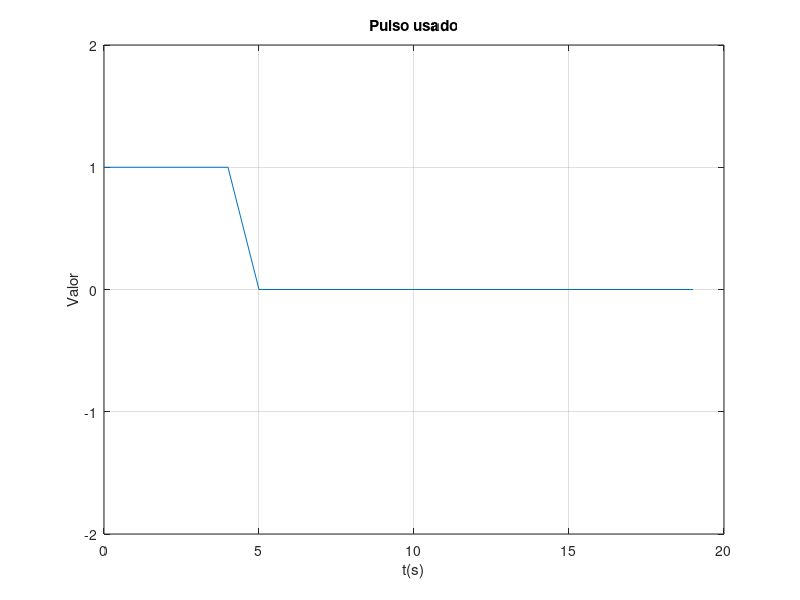
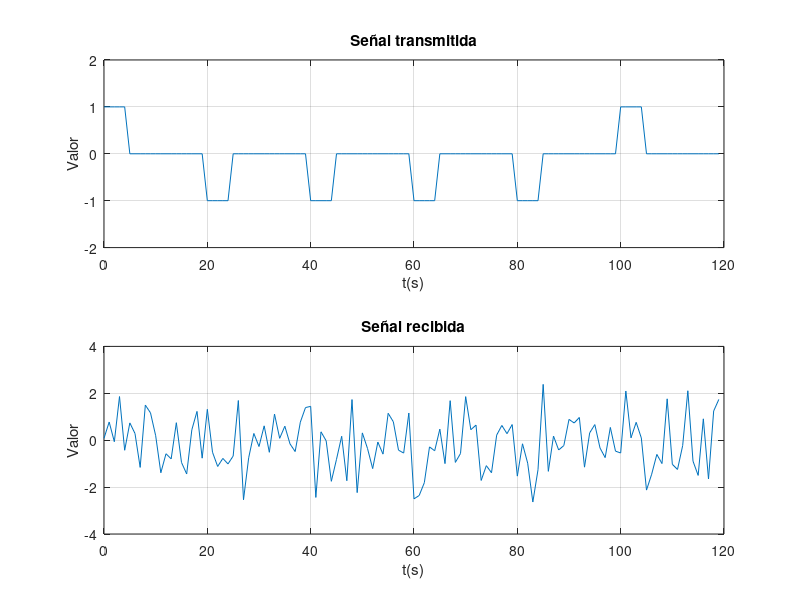

Reproduce these figures in MATLAB, in order.
%%%%%%           SISTEMA DE TRANSMISION BANDA BASE         %%%%%%


clear all;
close all;

%=================== Parametros ==================================
N= 20;		 % Periodo de simbolo               velocidad de bit = velocidad de simbolo = 1/N
L= 6;		 % Numero de bits a transmitir
tipopulso= 4; %1: pulso rectangular
EbNo =  3 %esta en dB

%=================== Generacion del pulso =========================

if tipopulso == 1  %pulso rectangular
  n=0:N-1;
  pulso=ones(1,N);
elseif tipopulso == 2 %escriba un elseif por cada tipo
  n=0:N/2-1;
  pulso=ones(1,N/2);
elseif tipopulso == 3
  n=0:N-1;
  a = ones(1,N/2);
  b= -ones(1,N/2);
  pulso = [a b];
elseif tipopulso == 4 %en este caso el periodo debe de ser multiplo de cuatro por estar definido en cuartos (N/4)
  n = 0:N-1;
  pulso = [ones(1,N/4) zeros(1,N/4) zeros(1,N/4) zeros(1,N/4)]
end;


%=================== Calculo de la energia del pulso =============                                           

energia = sum(power(pulso, 2))

%=================== Generacion de la senal (modulacion) =========

bits=rand(1,L) < 0.5;             %genera 0 y 1 a partir de un vector de numeros
                      %aleatorios con distribucion uniforme

s_enviada = [];
for b = bits
   if b == 1
   s_enviada = [s_enviada -pulso];
 else
   s_enviada = [s_enviada pulso];
   endif;
endfor                  

%=================== Generación de señal recibida  =============

%Cambio a unidades naturales y calculo de No
Eb = energia
EbNo=10^(EbNo/10);  
No=Eb/EbNo
ruido=sqrt(No/2)*randn(1,N*L);

recibida = s_enviada + ruido;

%=================== Calculo de la proabilidad de error ===========

pulsoinv = pulso(N:-1:1);
ind = 1;
  
for k = 1:N:L*N-1
  s_conv = conv(recibida(k:k+N-1),pulsoinv);
  s_muest = s_conv(N);
  bits_enviada(ind) = s_muest <= 0;
  
  %if s_muest > 0
  %  bits_enviada(ind) = 0;
  %else
  %  bits_enviada(ind) = 1;
  %end;
  
  ind = ind + 1;
end;

pe_real = mean(bits_enviada ~= bits)
pe_teo = erfc(sqrt(EbNo))/2

%=================== Representacion grafica ===================
figure(1);
plot(n,pulso);
axis([0 N -2 2]);
xlabel('t(s)');
ylabel('Valor');
title('Pulso usado');
grid;

figure(2);

subplot(2,1,1);
plot(0: ((N*L) -1),s_enviada);
axis([0 N*L -2 2]);
xlabel('t(s)');
ylabel('Valor');
title('Señal transmitida');
grid;

subplot(2,1,2);
plot(0: ((N*L) -1),recibida);
axis([0 N*L -4 4]);
xlabel('t(s)');
ylabel('Valor');
title('Señal recibida');
grid;

%utilize title, axis, xlabel e ylabel para ajustarla e identificarla correctamente